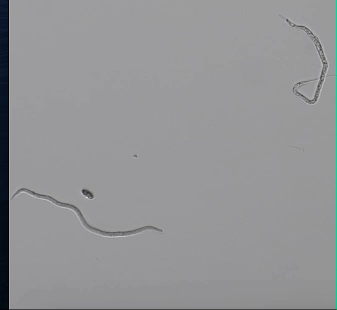
#> input picture frame 54 of Tracking/Input/vid2.mov, 337 x 310 px, given in place of vid1.mov, which was not available
$ python skeleton_tracking.py
#> lines starting #> are read from the running program, lines starting #| are printed output that depends on the picture; after the words box and inside, x2 and y2 are one past the last pixel; in counts of white or black regions, pixels touching at a corner belong together; pictures that were not available may be replaced by others from this repository, and a replacement may not be noted
#> further down, frame is the input picture: shape (310, 337, 3); mean B, G, R 150.1, 147.8, 147.6
import cv2
import numpy as np
from skimage.morphology import skeletonize
from skimage.graph import route_through_array
from skimage.util import invert
from scipy.ndimage import convolve
from scipy.optimize import linear_sum_assignment
import matplotlib.pyplot as plt
import os

#  CONFIGURATION
VIDEO_PATH = "./Tracking/vid1.mov"
OUTPUT_DIR = "./Tracking/Output/worm_tracks"
KEYPOINTS_PER_WORM = 15
AREA_THRESHOLD = 50

os.makedirs(OUTPUT_DIR, exist_ok=True)

#  UTILITIES
def preprocess_frame(frame):
    gray = cv2.cvtColor(frame, cv2.COLOR_BGR2GRAY)
    blurred = cv2.GaussianBlur(gray, (5, 5), 2)
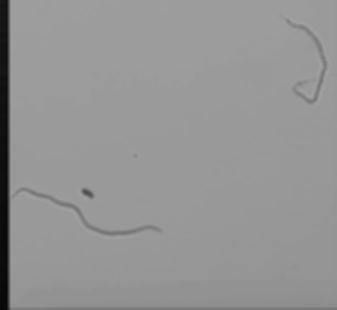
#> blurred: shape (310, 337); min 6, max 163, mean 148.4
    binary = cv2.adaptiveThreshold(
        blurred, 255,
        cv2.ADAPTIVE_THRESH_GAUSSIAN_C,
        cv2.THRESH_BINARY_INV,
        11, 3
    )
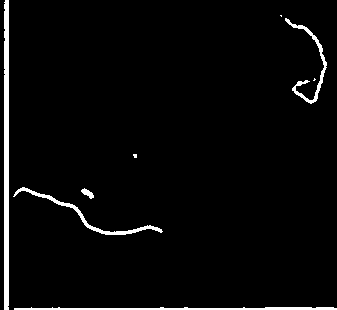
#> binary: shape (310, 337); 3.3% white; 8 white regions (3 under 20 px), largest, box (x1, y1, x2, y2) and area: (4, 0, 9, 310) 1537, (14, 307, 337, 310) 725, (13, 187, 163, 235) 595, (285, 18, 327, 104) 483, (81, 188, 94, 199) 71
    return binary

def extract_worm_masks(binary):
    num_labels, labels, stats, _ = cv2.connectedComponentsWithStats(binary)
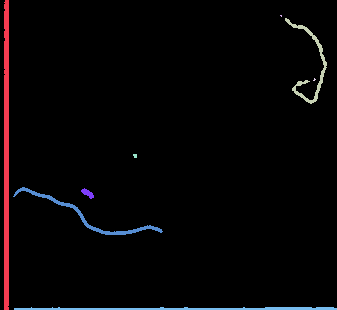
#> labels: shape (310, 337) int32; 9 distinct labels, from 0 to 8; one colour per label, 0 black
#> num_labels = 9; stats = [[0, 0, 337, 310, 101037], [4, 0, 5, 310, 1537], [280, 15, 2, 2, 3], [285, 18, 42, 86, 483], [313, 78, 3, 3, 5], [133, 154, 4, 4, 14], [13, 187, 150, 48, 595], [81, 188, 13, 11, 71], [14, 307, 323, 3, 725]]
    masks = []
    height = binary.shape[0]
#> height = 310
    for i in range(1, num_labels):  # skip background
        if stats[i, cv2.CC_STAT_AREA] >= AREA_THRESHOLD:
            y = stats[i, cv2.CC_STAT_TOP]
            h = stats[i, cv2.CC_STAT_HEIGHT]
            # Skip if the bounding box touches the bottom edge
            if y + h >= height - 5:
                continue
            mask = (labels == i).astype(np.uint8)
            mask = cv2.morphologyEx(mask, cv2.MORPH_CLOSE, np.ones((3, 3), np.uint8))
            masks.append(mask)
#> this loop made 8 passes
#> (y, h) on passes 1, 3, 6, 7, 8: (0, 310), (18, 86), (187, 48), (188, 11), (307, 3)
#> pass 3, in extract_worm_masks, `mask = (labels == i).astype(np.uint8)`:
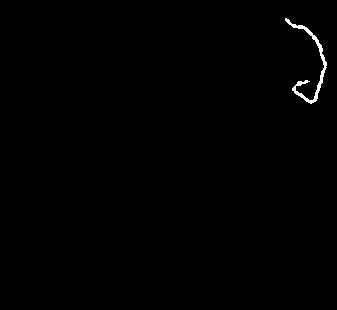
#> mask: shape (310, 337); values 0 (black) and 1 (white), 0.46% white; 1 white region, box (x1, y1, x2, y2) and area: (285, 18, 327, 104) 483
#> after the loop, masks = 3 items
    return masks

# Additional imports used in skeleton function
from skimage.graph import route_through_array
from skimage.util import invert
from scipy.ndimage import convolve


def get_skeleton_points(mask, num_points):
    # Slightly dilate the mask before skeletonizing to ensure continuity
    mask_dilated = cv2.dilate(mask, np.ones((3, 3), np.uint8), iterations=1)
    skeleton = skeletonize(mask_dilated > 0)

    if np.count_nonzero(skeleton) < 2:
        return None

    # Get endpoints = skeleton pixels with only one neighbor
    kernel = np.ones((3, 3), dtype=int)
    neighbor_count = convolve(skeleton.astype(int), kernel, mode='constant') * skeleton
    endpoints = np.column_stack(np.where(neighbor_count == 2))

    if len(endpoints) < 2:
        return None

    # Route through skeleton from endpoint to endpoint
    start = tuple(endpoints[0])
    end = tuple(endpoints[-1])
    try:
        path, _ = route_through_array(invert(skeleton).astype(np.float32), start, end, fully_connected=True)
    except Exception:
        return None

    path = np.array(path)
    if len(path) < 2:
        return None

    # Interpolate fixed number of points along the path
    indices = np.linspace(0, len(path) - 1, num=num_points, dtype=int)
    return path[indices]

def compute_cost_matrix(current_pts, prev_pts):
    cost = np.zeros((len(prev_pts), len(current_pts)))
    for i, prev in enumerate(prev_pts):
        for j, curr in enumerate(current_pts):
            centroid_dist = np.linalg.norm(np.mean(prev, axis=0) - np.mean(curr, axis=0))
            shape_dist = np.mean(np.linalg.norm(prev - curr, axis=1))
            cost[i, j] = 0.4 * centroid_dist + 0.6 * shape_dist
    return cost

def draw_tracks(frame, worm_keypoints, worm_ids):
    static_colors = {}
    for i, points in enumerate(worm_keypoints):
        worm_id = worm_ids[i]
        if worm_id not in static_colors:
            np.random.seed(worm_id)
            static_colors[worm_id] = tuple(int(x) for x in np.random.randint(100, 255, 3))
        color = static_colors[worm_id]
        for pt in points:
            x, y = int(pt[1]), int(pt[0])
            cv2.circle(frame, (x, y), 4, color, -1)
        for j in range(1, len(points)):
            pt1 = (int(points[j-1][1]), int(points[j-1][0]))
            pt2 = (int(points[j][1]), int(points[j][0]))
            cv2.line(frame, pt1, pt2, color, 2)
        cv2.putText(frame, f"ID {worm_id}", tuple(points[0][::-1]), cv2.FONT_HERSHEY_SIMPLEX, 0.5, color, 1)
    return frame

#  MAIN PIPELINE
cap = cv2.VideoCapture(VIDEO_PATH)
frame_idx = 0
track_memory = []  # list of dicts: {id, keypoints, age}
next_id = 0
MAX_AGE = 5
next_id = 0

while True:
    ret, frame = cap.read()
    if not ret:
        break

    binary = preprocess_frame(frame)
    masks = extract_worm_masks(binary)
#> masks = 3 items
    current_keypoints = []

    for mask in masks:
        keypoints = get_skeleton_points(mask, KEYPOINTS_PER_WORM)
        if keypoints is not None:
            current_keypoints.append(keypoints)
#> this loop made 3 passes
#> (start in get_skeleton_points, end in get_skeleton_points) on passes 1 to 2: ((18, 285), (80, 309)), ((196, 12), (231, 161))
#> (start in get_skeleton_points, end in get_skeleton_points, indices in get_skeleton_points) on pass 3: ((191, 84), (195, 90), [0, 0, 1, 1, 2, 2, 3, 3, 4, 4, 5, 5, 6, 6, 7])
#> pass 1, in get_skeleton_points, `mask_dilated = cv2.dilate(mask, np.ones((3, 3), np.uint8), iterations=1)`:
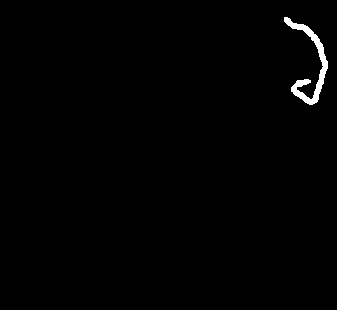
#> mask_dilated: shape (310, 337); values 0 (black) and 1 (white), 0.84% white; 1 white region, box (x1, y1, x2, y2) and area: (284, 17, 328, 105) 881
#> pass 1, in get_skeleton_points, `skeleton = skeletonize(mask_dilated > 0)`:
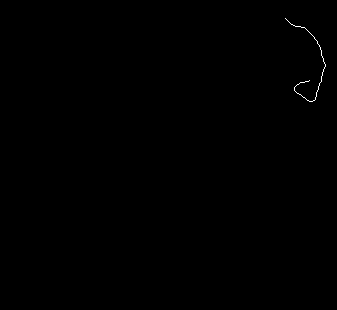
#> skeleton: shape (310, 337) bool; 0.13% white in thin lines or dots, all inside (x1, y1, x2, y2) = (285, 18, 326, 102)
#> pass 2, in get_skeleton_points (call 2), `mask_dilated = cv2.dilate(mask, np.ones((3, 3), np.uint8), iterations=1)`:
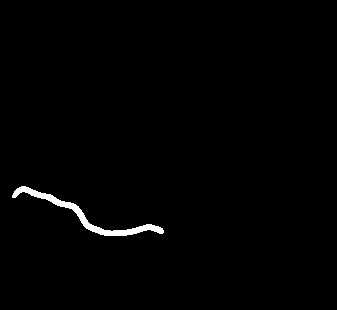
#> mask_dilated: shape (310, 337); values 0 (black) and 1 (white), 0.99% white; 1 white region, box (x1, y1, x2, y2) and area: (12, 186, 164, 236) 1031
#> after the loop, current_keypoints = 3 items

    # Match current worms to previous using centroid distance
    current_ids = []
    if len(track_memory) == 0:
        current_ids = list(range(next_id, next_id + len(current_keypoints)))
#> current_ids = [0, 1, 2]
        next_id += len(current_keypoints)
#> next_id = 3
    else:
        prev_keypoints = [t["keypoints"] for t in track_memory if t["age"] <= MAX_AGE]
        prev_ids = [t["id"] for t in track_memory if t["age"] <= MAX_AGE]
        cost = compute_cost_matrix(current_keypoints, prev_keypoints)
        row_ind, col_ind = linear_sum_assignment(cost)

        matched = set()
        current_ids = [-1] * len(current_keypoints)
        for i, j in zip(row_ind, col_ind):
            if i < len(prev_keypoints) and j < len(current_keypoints):
                cost_val = cost[i, j]
                if cost_val < 80:
                    current_ids[j] = prev_ids[i]
                    matched.add(j)

        for j in range(len(current_keypoints)):
            if current_ids[j] == -1:
                curr_centroid = np.mean(current_keypoints[j], axis=0)
                best_dist = float('inf')
                best_match = -1
                for i in range(len(prev_keypoints)):
                    if prev_ids[i] not in current_ids:
                        prev_centroid = np.mean(prev_keypoints[i], axis=0)
                        dist = np.linalg.norm(curr_centroid - prev_centroid)
                        if dist < best_dist and dist < 100:
                            best_dist = dist
                            best_match = i
                if best_match != -1:
                    current_ids[j] = prev_ids[best_match]
                else:
                    current_ids[j] = next_id
                    next_id += 1

        # Update track memory
    updated_tracks = []
    for tid, kps in zip(current_ids, current_keypoints):
        updated_tracks.append({"id": tid, "keypoints": kps, "age": 0})
#> this loop made 3 passes
#> after the loop, updated_tracks = 3 items

    for old_track in track_memory:
        if old_track["id"] not in current_ids and old_track["age"] < MAX_AGE:
            updated_tracks.append({"id": old_track["id"], "keypoints": old_track["keypoints"], "age": old_track["age"] + 1})

    track_memory = updated_tracks
#> track_memory = 3 items

    # Draw and save frame
    annotated = draw_tracks(frame.copy(), current_keypoints, current_ids)
#> the loop in draw_tracks, `for i, points in enumerate(worm_keypoints):` made 3 passes
#> color on passes 1 to 3: (147, 217, 167), (137, 240, 172), (115, 172, 122)
#> after the loop in draw_tracks, `for i, points in enumerate(worm_keypoints):`: static_colors = {0: (147, 217, 167), 1: (137, 240, 172), 2: (115, 172, 122)}
    cv2.imwrite(os.path.join(OUTPUT_DIR, f"frame_{frame_idx:04d}.png"), annotated)
    frame_idx += 1

cap.release()

# Generate output video
output_video_path = os.path.join("./Tracking/Output", "skeleton_tracked_video.mp4")
image_files = sorted([f for f in os.listdir(OUTPUT_DIR) if f.endswith(".png")])

if image_files:
    first_image = cv2.imread(os.path.join(OUTPUT_DIR, image_files[0]))
    height, width, _ = first_image.shape
    out = cv2.VideoWriter(output_video_path, cv2.VideoWriter_fourcc(*'mp4v'), 30, (width, height))

    for filename in image_files:
        frame = cv2.imread(os.path.join(OUTPUT_DIR, filename))
        out.write(frame)

    out.release()
    print(f"Tracking complete. Frames saved in: {OUTPUT_DIR}")
    print(f"Video saved as: {output_video_path}")
else:
    print("No frames were saved, so no video was generated.")

$ run again, starting later in the video
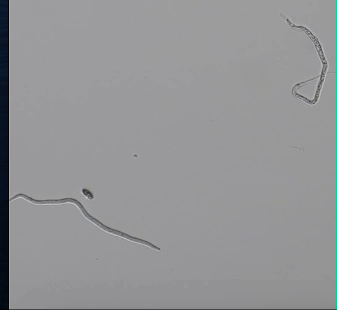
#> input picture frame 243 of Tracking/Input/vid2.mov, 337 x 310 px, given in place of vid1.mov, which was not available
#> frame is the input picture: shape (310, 337, 3); mean B, G, R 150, 147.8, 147.6
#> in preprocess_frame, `binary = cv2.adaptiveThreshold( blurred, 255, cv2.ADAPTIVE_THRESH_GAUS..`:
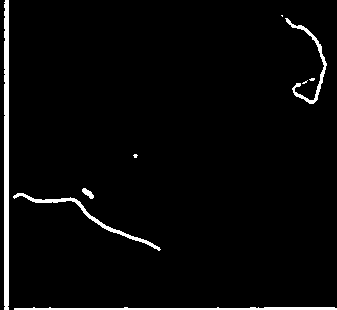
#> binary: shape (310, 337); 3.3% white; 9 white regions (4 under 20 px), largest, box (x1, y1, x2, y2) and area: (4, 0, 9, 310) 1530, (14, 307, 337, 310) 734, (13, 193, 161, 251) 590, (285, 18, 327, 104) 458, (82, 188, 94, 199) 69
#> in extract_worm_masks, `num_labels, labels, stats, _ = cv2.connectedComponentsWithStats(binary)`:
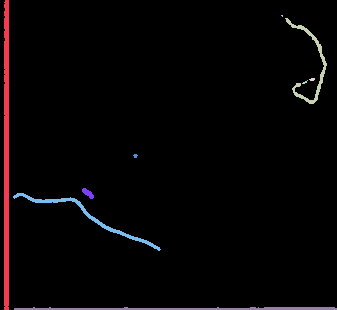
#> labels: shape (310, 337) int32; 10 distinct labels, from 0 to 9; one colour per label, 0 black
#> num_labels = 10; stats = [[0, 0, 337, 310, 101048], [4, 0, 5, 310, 1530], [281, 15, 2, 2, 3], [285, 18, 42, 86, 458], [309, 78, 6, 3, 14], [302, 80, 6, 4, 10], [133, 154, 5, 4, 14], [82, 188, 12, 11, 69], [13, 193, 148, 58, 590], [14, 307, 323, 3, 734]]
#> the loop in extract_worm_masks, `for i in range(1, num_labels):` made 9 passes
#> (y, h) on passes 1, 3, 7, 8, 9: (0, 310), (18, 86), (188, 11), (193, 58), (307, 3)
#> after the loop in extract_worm_masks, `for i in range(1, num_labels):`: masks = 3 items
#> the loop `for mask in masks:` made 3 passes
#> (start in get_skeleton_points, end in get_skeleton_points) on passes 1, 3: ((19, 286), (84, 299)), ((196, 15), (249, 159))
#> current_ids = [0, 1, 2]
#> next_id = 3
#> the loop `for tid, kps in zip(current_ids, current_keypoints):` made 3 passes
#> after the loop `for tid, kps in zip(current_ids, current_keypoints):`: updated_tracks = 3 items
#> the loop in draw_tracks, `for i, points in enumerate(worm_keypoints):` made 3 passes
#> color on passes 1 to 3: (147, 217, 167), (137, 240, 172), (115, 172, 122)
#> after the loop in draw_tracks, `for i, points in enumerate(worm_keypoints):`: static_colors = {0: (147, 217, 167), 1: (137, 240, 172), 2: (115, 172, 122)}

$ run again, starting later in the video
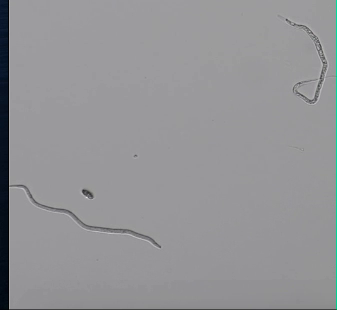
#> input picture frame 432 of Tracking/Input/vid2.mov, 337 x 310 px, given in place of vid1.mov, which was not available
#> frame is the input picture: shape (310, 337, 3); mean B, G, R 150.4, 147.8, 147.7
#> binary: shape (310, 337); 3.3% white; 7 white regions (2 under 20 px), largest, box (x1, y1, x2, y2) and area: (4, 0, 9, 310) 1531, (14, 307, 337, 310) 732, (13, 184, 162, 248) 602, (285, 18, 327, 103) 494, (82, 189, 94, 199) 68
#> in extract_worm_masks, `num_labels, labels, stats, _ = cv2.connectedComponentsWithStats(binary)`:
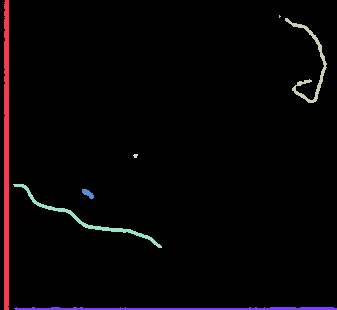
#> labels: shape (310, 337) int32; 8 distinct labels, from 0 to 7; one colour per label, 0 black
#> num_labels = 8; stats = [[0, 0, 337, 310, 101024], [4, 0, 5, 310, 1531], [279, 15, 2, 3, 4], [285, 18, 42, 85, 494], [133, 154, 5, 4, 15], [13, 184, 149, 64, 602], [82, 189, 12, 10, 68], [14, 307, 323, 3, 732]]
#> the loop in extract_worm_masks, `for i in range(1, num_labels):` made 7 passes
#> (y, h) on passes 1, 3, 5, 6, 7: (0, 310), (18, 85), (184, 64), (189, 10), (307, 3)
#> after the loop in extract_worm_masks, `for i in range(1, num_labels):`: masks = 3 items
#> the loop `for mask in masks:` made 3 passes
#> (start in get_skeleton_points, end in get_skeleton_points) on passes 1 to 2: ((19, 286), (79, 311)), ((184, 14), (246, 160))
#> pass 2, in get_skeleton_points (call 2), `mask_dilated = cv2.dilate(mask, np.ones((3, 3), np.uint8), iterations=1)`:
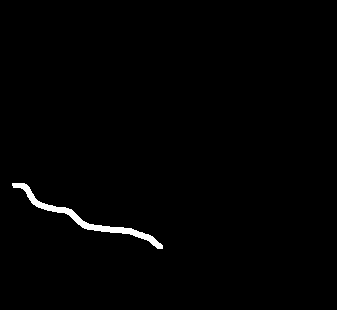
#> mask_dilated: shape (310, 337); values 0 (black) and 1 (white), 0.99% white; 1 white region, box (x1, y1, x2, y2) and area: (12, 183, 163, 249) 1034
#> current_ids = [0, 1, 2]
#> next_id = 3
#> the loop `for tid, kps in zip(current_ids, current_keypoints):` made 3 passes
#> after the loop `for tid, kps in zip(current_ids, current_keypoints):`: updated_tracks = 3 items
#> the loop in draw_tracks, `for i, points in enumerate(worm_keypoints):` made 3 passes
#> color on passes 1 to 3: (147, 217, 167), (137, 240, 172), (115, 172, 122)
#> after the loop in draw_tracks, `for i, points in enumerate(worm_keypoints):`: static_colors = {0: (147, 217, 167), 1: (137, 240, 172), 2: (115, 172, 122)}
